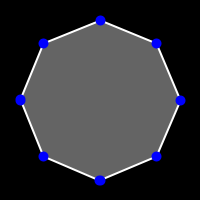
Frame 1 (no input)
Frame 60 (the mouse pressed at the canvas centre just before this capture): identical to frame 1, image omitted
Frame 120 (the mouse held since frame 60 and released just before this capture): identical to frame 1, image omitted

The Processing sketch that drew this single still picture (run headless with seeded random() and noise(); from frame 60 on, the mouse is pressed at the canvas centre):

// Processing sketch: polygonShape
// ── polygonShape.pde
// Building block for polygon shape
// Modify pos, size, sides, colors, outline, fill, and pts

// Color scheme
color whiteAlpha100 = color(255, 100);
color whiteSolid = color(255);
color blackSolid = color(0);
color redSolid = color(255, 0, 0);
color greenSolid = color(0, 255, 0); 
color blueSolid = color(0, 0, 255);

// Object
Polygon polygon;

// %%%%%%%%%%%%%%%%%%%%%%%%%%%%%%%%%%%%%%%%%%%%%%%%%%%%%%%%%%%%%%%%%%%%%%%%%%

void setup() {
    size(200, 200);
    // Parameter(Polygon Radius, Num Of Sides, Outline Visibility, Outline Color, 
    // Outline Weight, Fill Visibility, Fill Color)
    polygon = new Polygon(80, 8, true, whiteSolid, 2, true, whiteAlpha100);    
}

// %%%%%%%%%%%%%%%%%%%%%%%%%%%%%%%%%%%%%%%%%%%%%%%%%%%%%%%%%%%%%%%%%%%%%%%%%%

void draw() {
  background(blackSolid);
  pushMatrix();
      translate(0, 0);
      // Parameter(xPos, yPos, Pts Vis, Pts Weight, Pts Color); centered pos
      polygon.drawPolygon(100, 100, true, 10, blueSolid);
  popMatrix();   
}

// ── Polygon.pde
// Class for polygon shape creation
class Polygon {  
  
  // Class Variables
  PShape s;                // The PShape object
  PVector[] pts;
  
  color outlineColor;       // Used in constructor and method
   
  // %%%%%%%%%%%%%%%%%%%%%%%%%%%%%%%%%%%%%%%%%%%%%%%%%%%%%%%
  // Class Constructor
  // Used to construct polygon object
  Polygon(int radius, int numOfSides, boolean outlineVis, color lineColor, int outlineWeight, boolean fillVis, color fillColor){
      this.outlineColor = lineColor;  
      
      pts = new PVector[numOfSides];
      float angle = 0;  
      //println("angle[first]: " + angle);
      for(int i=1; i < pts.length + 1; i++){
         float x = radius * cos(angle);
         float y = radius * sin(angle);
         pts[i - 1] = new PVector(x, y);
         angle = (TWO_PI / numOfSides) * i;
         //println("pt[" + i + "]: (" + pts[i - 1].x + ", " + pts[i - 1].y + ")");
         //println("pt[" + i + "]: (" + angle + ")");
      }
      s = createShape();
      s.beginShape();
      
      // Controls option for fill visibility
      if(fillVis){
          s.fill(fillColor);
      }
      else{
          s.noFill();
      }
      
      // Controls option for outline visibility
      if(outlineVis){
          s.stroke(outlineColor);
          s.strokeWeight(outlineWeight);
      }
      else{
          s.noStroke();
      }
      
      for(int i=0; i < numOfSides; i++){
         s.vertex(pts[i].x, pts[i].y);
      }
      s.endShape(CLOSE);
  }
 
  // %%%%%%%%%%%%%%%%%%%%%%%%%%%%%%%%%%%%%%%%%%%%%%%%%%%%%%%
  // Class Methods
  
  // *******************************************************
  // Draw polygon shape at defined x- and y-pos w/option for either outline or pts
  void drawPolygon(int x, int y, boolean points, int ptsWeight, color ptsColor){
      pushMatrix();
          translate(x, y);     // Defines actual pos of polygon
          shape(s, 0, 0);      // 0, 0 denotes center point position
          
          // Controls option for points visibility 
          if(points){
              stroke(ptsColor);
              strokeWeight(ptsWeight);
              for(int i=0; i < pts.length; i++){
                   point(pts[i].x, pts[i].y);
              } 
          }
      popMatrix();
  }
}
